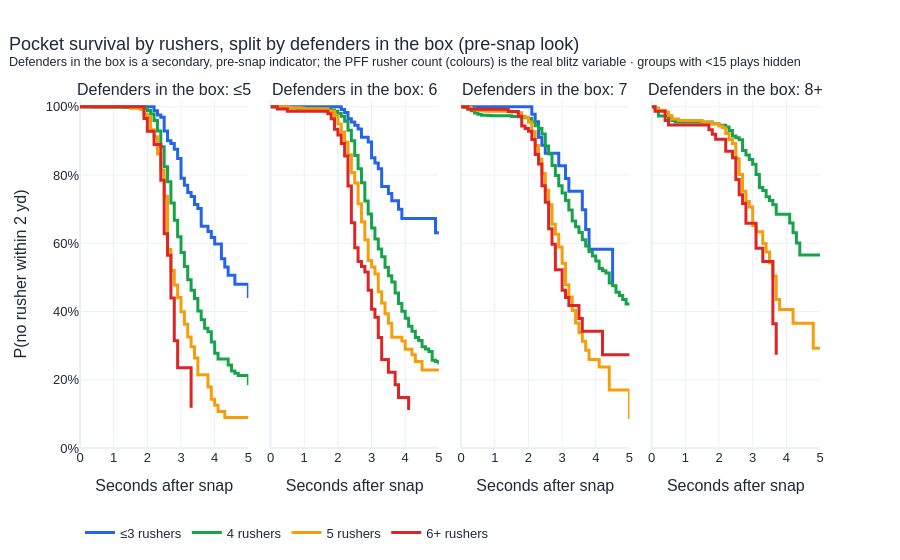
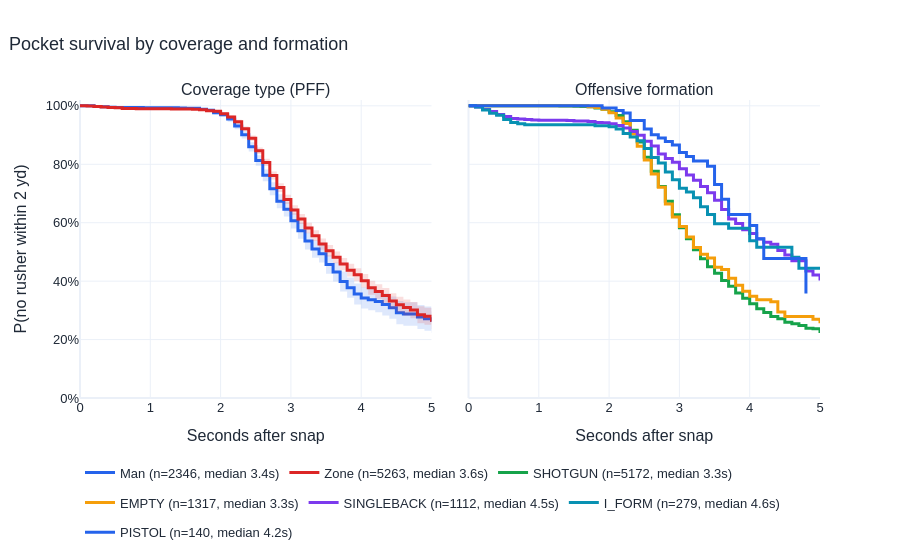

Write notebook code for charts like these, in order.
### Code cell
out["figures"]["km_box_small_multiples"].show()
out["figures"]["km_coverage_formation"].show()

### Figure 1 — Plotly figure (JSON) as saved in the notebook; plotly's stock layout.template omitted (floating-point values rounded to 4 significant figures)
{"data": [{"hovertemplate": "%{x:.1f}s: %{y:.0%} of pockets still clean<extra>≤3 rushers</extra>", "legendgroup": "≤3 rushers", "line": {"color": "#2563eb", "shape": "hv", "width": 3}, "mode": "lines", "name": "≤3 rushers", "showlegend": true, "type": "scatter", "x": [0.0, 2.2, 2.3, 2.4, 2.5, 2.6, 2.7, 2.8, 2.9, 3.0, 3.1, 3.2, 3.3, 3.4, 3.5, 3.6, 3.8, 3.9, 4.0, 4.2, 4.3, 4.4, 4.6, 5.0], "xaxis": "x", "y": [1.0, 0.9884, 0.9761, 0.9697, 0.9293, 0.9003, 0.8924, 0.8759, 0.8485, 0.7907, 0.7704, 0.7487, 0.7373, 0.7139, 0.7016, 0.6496, 0.6345, 0.6169, 0.5976, 0.5549, 0.5308, 0.5067, 0.48, 0.44], "yaxis": "y"}, {"hovertemplate": "%{x:.1f}s: %{y:.0%} of pockets still clean<extra>4 rushers</extra>", "legendgroup": "4 rushers", "line": {"color": "#16a34a", "shape": "hv", "width": 3}, "mode": "lines", "name": "4 rushers", "showlegend": true, "type": "scatter", "x": [0.0, 0.4, 1.3, 1.7, 1.8, 1.9, 2.0, 2.1, 2.2, 2.3, 2.4, 2.5, 2.6, 2.7, 2.8, 2.9, 3.0, 3.1, 3.2, 3.3, 3.4, 3.5, 3.6, 3.7, 3.8, 3.9, 4.0, 4.1, 4.4, 4.5, 4.6, 4.7, 5.0, 5.2, 5.3, 6.1, 7.1, 7.3], "xaxis": "x", "y": [1.0, 0.9994, 0.9981, 0.9974, 0.9967, 0.9954, 0.9889, 0.9792, 0.9596, 0.9294, 0.8832, 0.8245, 0.7804, 0.7181, 0.6678, 0.6191, 0.573, 0.5318, 0.4929, 0.4622, 0.4384, 0.4017, 0.3762, 0.3509, 0.3405, 0.3106, 0.2779, 0.2605, 0.2432, 0.2254, 0.2191, 0.2128, 0.1883, 0.1797, 0.1703, 0.1532, 0.05108, 0.0], "yaxis": "y"}, {"hovertemplate": "%{x:.1f}s: %{y:.0%} of pockets still clean<extra>5 rushers</extra>", "legendgroup": "5 rushers", "line": {"color": "#f59e0b", "shape": "hv", "width": 3}, "mode": "lines", "name": "5 rushers", "showlegend": true, "type": "scatter", "x": [0.0, 1.5, 1.8, 1.9, 2.0, 2.1, 2.2, 2.3, 2.4, 2.5, 2.6, 2.7, 2.8, 2.9, 3.0, 3.1, 3.2, 3.3, 3.4, 3.5, 3.8, 3.9, 4.0, 4.1, 4.3, 5.4, 5.5], "xaxis": "x", "y": [1.0, 0.9961, 0.9919, 0.9789, 0.97, 0.9331, 0.9125, 0.8618, 0.8142, 0.7379, 0.5818, 0.5206, 0.4779, 0.4411, 0.3991, 0.3628, 0.3253, 0.297, 0.264, 0.2145, 0.1788, 0.143, 0.1251, 0.1073, 0.08938, 0.06703, 0.04469], "yaxis": "y"}, {"hovertemplate": "%{x:.1f}s: %{y:.0%} of pockets still clean<extra>6+ rushers</extra>", "legendgroup": "6+ rushers", "line": {"color": "#dc2626", "shape": "hv", "width": 3}, "mode": "lines", "name": "6+ rushers", "showlegend": true, "type": "scatter", "x": [0.0, 1.9, 2.0, 2.2, 2.4, 2.5, 2.6, 2.7, 2.8, 2.9, 3.3], "xaxis": "x", "y": [1.0, 0.9655, 0.9284, 0.8897, 0.785, 0.628, 0.5652, 0.4396, 0.314, 0.2355, 0.1178], "yaxis": "y"}, {"hovertemplate": "%{x:.1f}s: %{y:.0%} of pockets still clean<extra>≤3 rushers</extra>", "legendgroup": "≤3 rushers", "line": {"color": "#2563eb", "shape": "hv", "width": 3}, "mode": "lines", "name": "≤3 rushers", "showlegend": false, "type": "scatter", "x": [0.0, 2.1, 2.2, 2.3, 2.4, 2.5, 2.6, 2.7, 2.9, 3.0, 3.1, 3.2, 3.3, 3.5, 3.6, 3.8, 3.9, 4.9, 5.4], "xaxis": "x2", "y": [1.0, 0.9918, 0.9831, 0.9654, 0.9558, 0.9458, 0.9349, 0.9106, 0.8966, 0.851, 0.8353, 0.8186, 0.7663, 0.7461, 0.7248, 0.6998, 0.6729, 0.6309, 0.5888], "yaxis": "y2"}, {"hovertemplate": "%{x:.1f}s: %{y:.0%} of pockets still clean<extra>4 rushers</extra>", "legendgroup": "4 rushers", "line": {"color": "#16a34a", "shape": "hv", "width": 3}, "mode": "lines", "name": "4 rushers", "showlegend": false, "type": "scatter", "x": [0.0, 0.2, 0.3, 0.4, 0.5, 0.6, 0.7, 0.8, 1.4, 1.5, 1.6, 1.7, 1.8, 1.9, 2.0, 2.1, 2.2, 2.3, 2.4, 2.5, 2.6, 2.7, 2.8, 2.9, 3.0, 3.1, 3.2, 3.3, 3.4, 3.5, 3.6, 3.7, 3.8, 3.9, 4.0, 4.1, 4.2, 4.3, 4.4, 4.5, 4.6, 4.7, 4.8, 4.9, 5.0, 5.1, 5.4, 5.6, 5.7, 6.1, 6.9, 7.2], "xaxis": "x2", "y": [1.0, 0.9996, 0.9989, 0.9982, 0.9975, 0.9968, 0.9964, 0.996, 0.9957, 0.9953, 0.9942, 0.9935, 0.9909, 0.9871, 0.9804, 0.9722, 0.9576, 0.9312, 0.9004, 0.8573, 0.8187, 0.7772, 0.7243, 0.686, 0.6449, 0.6123, 0.583, 0.5605, 0.5297, 0.5051, 0.4866, 0.4541, 0.4237, 0.4011, 0.3801, 0.357, 0.3423, 0.3236, 0.3152, 0.2967, 0.29, 0.2831, 0.257, 0.2532, 0.2492, 0.2449, 0.2347, 0.222, 0.2143, 0.2024, 0.1687, 0.1125], "yaxis": "y2"}, {"hovertemplate": "%{x:.1f}s: %{y:.0%} of pockets still clean<extra>5 rushers</extra>", "legendgroup": "5 rushers", "line": {"color": "#f59e0b", "shape": "hv", "width": 3}, "mode": "lines", "name": "5 rushers", "showlegend": false, "type": "scatter", "x": [0.0, 0.5, 0.6, 0.9, 1.0, 1.7, 1.8, 1.9, 2.0, 2.1, 2.2, 2.3, 2.4, 2.5, 2.6, 2.7, 2.8, 2.9, 3.0, 3.1, 3.2, 3.3, 3.4, 3.5, 3.6, 3.9, 4.0, 4.2, 4.3, 4.5, 5.8, 7.9], "xaxis": "x2", "y": [1.0, 0.9986, 0.9971, 0.9957, 0.9942, 0.9883, 0.9867, 0.9739, 0.9499, 0.9265, 0.8959, 0.8595, 0.8073, 0.7767, 0.716, 0.6628, 0.6102, 0.5495, 0.5307, 0.5099, 0.458, 0.4249, 0.3932, 0.3656, 0.325, 0.3134, 0.2893, 0.2732, 0.2537, 0.2283, 0.1522, 0.0], "yaxis": "y2"}, {"hovertemplate": "%{x:.1f}s: %{y:.0%} of pockets still clean<extra>6+ rushers</extra>", "legendgroup": "6+ rushers", "line": {"color": "#dc2626", "shape": "hv", "width": 3}, "mode": "lines", "name": "6+ rushers", "showlegend": false, "type": "scatter", "x": [0.0, 0.2, 0.5, 1.7, 1.8, 1.9, 2.0, 2.1, 2.2, 2.3, 2.4, 2.5, 2.6, 2.7, 2.8, 2.9, 3.0, 3.1, 3.2, 3.3, 3.5, 3.7, 3.8, 4.1], "xaxis": "x2", "y": [1.0, 0.9935, 0.9869, 0.98, 0.9651, 0.9339, 0.9174, 0.8922, 0.8557, 0.7682, 0.66, 0.5867, 0.5467, 0.5323, 0.5157, 0.4623, 0.4068, 0.3829, 0.324, 0.2592, 0.2222, 0.1851, 0.1481, 0.1111], "yaxis": "y2"}, {"hovertemplate": "%{x:.1f}s: %{y:.0%} of pockets still clean<extra>≤3 rushers</extra>", "legendgroup": "≤3 rushers", "line": {"color": "#2563eb", "shape": "hv", "width": 3}, "mode": "lines", "name": "≤3 rushers", "showlegend": false, "type": "scatter", "x": [0.0, 2.1, 2.2, 2.3, 2.4, 2.5, 2.9, 3.1, 3.2, 3.6, 3.7, 3.8, 4.5], "xaxis": "x3", "y": [1.0, 0.9783, 0.9565, 0.911, 0.8876, 0.8636, 0.8276, 0.79, 0.7524, 0.6987, 0.6404, 0.5822, 0.4852], "yaxis": "y3"}, {"hovertemplate": "%{x:.1f}s: %{y:.0%} of pockets still clean<extra>4 rushers</extra>", "legendgroup": "4 rushers", "line": {"color": "#16a34a", "shape": "hv", "width": 3}, "mode": "lines", "name": "4 rushers", "showlegend": false, "type": "scatter", "x": [0.0, 0.1, 0.2, 0.3, 0.4, 0.5, 0.6, 0.8, 0.9, 1.5, 1.7, 1.8, 1.9, 2.0, 2.1, 2.2, 2.3, 2.4, 2.5, 2.6, 2.7, 2.8, 2.9, 3.0, 3.1, 3.2, 3.3, 3.4, 3.5, 3.6, 3.7, 3.8, 3.9, 4.0, 4.1, 4.2, 4.3, 4.4, 4.5, 4.6, 4.7, 4.8, 4.9, 5.1, 5.3, 5.4, 5.5, 5.8, 5.9, 6.5, 6.6, 7.8, 8.9], "xaxis": "x3", "y": [1.0, 0.9981, 0.9953, 0.9887, 0.9821, 0.9783, 0.9755, 0.9746, 0.9736, 0.9717, 0.9708, 0.9698, 0.9679, 0.9658, 0.9552, 0.9443, 0.9362, 0.9205, 0.8853, 0.8615, 0.8278, 0.7984, 0.7688, 0.7472, 0.7256, 0.6979, 0.6652, 0.6484, 0.6319, 0.6102, 0.592, 0.5761, 0.5628, 0.548, 0.5258, 0.5196, 0.5129, 0.4836, 0.4754, 0.4568, 0.4468, 0.4354, 0.4222, 0.4071, 0.3701, 0.3506, 0.33, 0.308, 0.2823, 0.2117, 0.1765, 0.08823, 0.0], "yaxis": "y3"}, {"hovertemplate": "%{x:.1f}s: %{y:.0%} of pockets still clean<extra>5 rushers</extra>", "legendgroup": "5 rushers", "line": {"color": "#f59e0b", "shape": "hv", "width": 3}, "mode": "lines", "name": "5 rushers", "showlegend": false, "type": "scatter", "x": [0.0, 0.2, 0.3, 0.4, 0.5, 0.7, 1.5, 1.7, 1.8, 1.9, 2.0, 2.1, 2.2, 2.3, 2.4, 2.5, 2.6, 2.7, 2.8, 2.9, 3.0, 3.1, 3.2, 3.3, 3.4, 3.5, 3.6, 3.7, 3.8, 4.1, 4.4, 5.0], "xaxis": "x3", "y": [1.0, 0.9979, 0.9936, 0.9914, 0.9893, 0.9872, 0.985, 0.9828, 0.9716, 0.9693, 0.9549, 0.9268, 0.8865, 0.8465, 0.8046, 0.7558, 0.713, 0.6561, 0.6265, 0.5893, 0.5416, 0.4788, 0.4429, 0.4033, 0.3666, 0.3377, 0.3127, 0.2866, 0.2593, 0.2377, 0.1698, 0.08489], "yaxis": "y3"}, {"hovertemplate": "%{x:.1f}s: %{y:.0%} of pockets still clean<extra>6+ rushers</extra>", "legendgroup": "6+ rushers", "line": {"color": "#dc2626", "shape": "hv", "width": 3}, "mode": "lines", "name": "6+ rushers", "showlegend": false, "type": "scatter", "x": [0.0, 0.2, 1.4, 1.7, 1.8, 1.9, 2.0, 2.1, 2.2, 2.3, 2.4, 2.5, 2.6, 2.7, 2.8, 3.0, 3.1, 3.2, 3.5, 3.6, 4.2, 5.4], "xaxis": "x3", "y": [1.0, 0.9932, 0.9863, 0.9724, 0.9438, 0.9364, 0.9287, 0.9045, 0.8601, 0.8321, 0.7689, 0.7201, 0.6429, 0.597, 0.5224, 0.4621, 0.4411, 0.4179, 0.3799, 0.3419, 0.2735, 0.1368], "yaxis": "y3"}, {"hovertemplate": "%{x:.1f}s: %{y:.0%} of pockets still clean<extra>4 rushers</extra>", "legendgroup": "4 rushers", "line": {"color": "#16a34a", "shape": "hv", "width": 3}, "mode": "lines", "name": "4 rushers", "showlegend": false, "type": "scatter", "x": [0.0, 0.1, 0.2, 0.5, 0.6, 0.7, 1.8, 2.0, 2.2, 2.3, 2.4, 2.5, 2.6, 2.7, 2.8, 2.9, 3.0, 3.1, 3.2, 3.3, 3.4, 3.5, 3.6, 3.7, 4.1, 4.2, 4.3, 4.4, 6.7], "xaxis": "x4", "y": [1.0, 0.9955, 0.9731, 0.9686, 0.9596, 0.9552, 0.9505, 0.9457, 0.9407, 0.9306, 0.9146, 0.9091, 0.9032, 0.8721, 0.8591, 0.8456, 0.8319, 0.8019, 0.7633, 0.755, 0.7368, 0.7256, 0.7131, 0.6851, 0.6597, 0.6311, 0.601, 0.5657, 0.0], "yaxis": "y4"}, {"hovertemplate": "%{x:.1f}s: %{y:.0%} of pockets still clean<extra>5 rushers</extra>", "legendgroup": "5 rushers", "line": {"color": "#f59e0b", "shape": "hv", "width": 3}, "mode": "lines", "name": "5 rushers", "showlegend": false, "type": "scatter", "x": [0.0, 0.1, 0.2, 0.4, 0.5, 0.6, 0.8, 1.5, 1.8, 2.0, 2.1, 2.2, 2.3, 2.4, 2.5, 2.6, 2.7, 2.8, 2.9, 3.0, 3.1, 3.3, 3.4, 3.5, 3.6, 3.7, 3.8, 4.2, 4.8, 5.5], "xaxis": "x4", "y": [1.0, 0.9949, 0.9899, 0.9848, 0.9747, 0.9646, 0.9596, 0.9545, 0.9494, 0.944, 0.9385, 0.9215, 0.9041, 0.8923, 0.8477, 0.8013, 0.7526, 0.7225, 0.7066, 0.6522, 0.6336, 0.5996, 0.5747, 0.5427, 0.504, 0.4352, 0.4062, 0.3656, 0.2925, 0.195], "yaxis": "y4"}, {"hovertemplate": "%{x:.1f}s: %{y:.0%} of pockets still clean<extra>6+ rushers</extra>", "legendgroup": "6+ rushers", "line": {"color": "#dc2626", "shape": "hv", "width": 3}, "mode": "lines", "name": "6+ rushers", "showlegend": false, "type": "scatter", "x": [0.0, 0.1, 0.4, 0.5, 1.7, 1.8, 1.9, 2.2, 2.4, 2.5, 2.6, 2.7, 2.8, 3.1, 3.3, 3.6, 3.7], "xaxis": "x4", "y": [1.0, 0.9867, 0.96, 0.9467, 0.9331, 0.9194, 0.9048, 0.87, 0.8507, 0.7869, 0.7419, 0.7163, 0.659, 0.5858, 0.5468, 0.3645, 0.2734], "yaxis": "y4"}], "layout": {"annotations": [{"font": {"size": 16}, "showarrow": false, "text": "Defenders in the box: ≤5", "x": 0.1138, "xanchor": "center", "xref": "paper", "y": 1.0, "yanchor": "bottom", "yref": "paper"}, {"font": {"size": 16}, "showarrow": false, "text": "Defenders in the box: 6", "x": 0.3712, "xanchor": "center", "xref": "paper", "y": 1.0, "yanchor": "bottom", "yref": "paper"}, {"font": {"size": 16}, "showarrow": false, "text": "Defenders in the box: 7", "x": 0.6288, "xanchor": "center", "xref": "paper", "y": 1.0, "yanchor": "bottom", "yref": "paper"}, {"font": {"size": 16}, "showarrow": false, "text": "Defenders in the box: 8+", "x": 0.8862, "xanchor": "center", "xref": "paper", "y": 1.0, "yanchor": "bottom", "yref": "paper"}], "font": {"color": "#1f2937", "family": "Arial, sans-serif", "size": 13}, "legend": {"orientation": "h", "y": -0.2}, "title": {"font": {"size": 18}, "text": "Pocket survival by rushers, split by defenders in the box (pre-snap look)<br><sup>Defenders in the box is a secondary, pre-snap indicator; the PFF rusher count (colours) is the real blitz variable · groups with <15 plays hidden</sup>", "x": 0.01}, "xaxis": {"anchor": "y", "domain": [0.0, 0.2275], "dtick": 1, "range": [0, 5], "title": {"text": "Seconds after snap"}}, "xaxis2": {"anchor": "y2", "domain": [0.2575, 0.485], "dtick": 1, "range": [0, 5], "title": {"text": "Seconds after snap"}}, "xaxis3": {"anchor": "y3", "domain": [0.515, 0.7425], "dtick": 1, "range": [0, 5], "title": {"text": "Seconds after snap"}}, "xaxis4": {"anchor": "y4", "domain": [0.7725, 1.0], "dtick": 1, "range": [0, 5], "title": {"text": "Seconds after snap"}}, "yaxis": {"anchor": "x", "domain": [0.0, 1.0], "range": [0, 1.02], "tickformat": ".0%", "title": {"text": "P(no rusher within 2 yd)"}}, "yaxis2": {"anchor": "x2", "domain": [0.0, 1.0], "matches": "y", "range": [0, 1.02], "showticklabels": false, "tickformat": ".0%"}, "yaxis3": {"anchor": "x3", "domain": [0.0, 1.0], "matches": "y", "range": [0, 1.02], "showticklabels": false, "tickformat": ".0%"}, "yaxis4": {"anchor": "x4", "domain": [0.0, 1.0], "matches": "y", "range": [0, 1.02], "showticklabels": false, "tickformat": ".0%"}}}

### Figure 2 — Plotly figure (JSON) as saved in the notebook; plotly's stock layout.template omitted (floating-point values rounded to 4 significant figures)
{"data": [{"hoverinfo": "skip", "legendgroup": "Man", "line": {"shape": "hv", "width": 0}, "mode": "lines", "showlegend": false, "type": "scatter", "x": [0.0, 0.2, 0.3, 0.4, 0.5, 0.9, 1.0, 1.4, 1.5, 1.7, 1.8, 1.9, 2.0, 2.1, 2.2, 2.3, 2.4, 2.5, 2.6, 2.7, 2.8, 2.9, 3.0, 3.1, 3.2, 3.3, 3.4, 3.5, 3.6, 3.7, 3.8, 3.9, 4.0, 4.1, 4.2, 4.3, 4.4, 4.5, 4.6, 4.8, 4.9, 5.0, 5.1, 5.3, 5.4, 5.5, 5.6, 5.9, 6.5], "xaxis": "x", "y": [1.0, 0.9997, 0.9992, 0.9981, 0.9971, 0.9968, 0.9965, 0.9962, 0.9952, 0.9928, 0.9902, 0.9828, 0.9766, 0.9634, 0.9416, 0.9145, 0.8754, 0.8309, 0.7825, 0.7385, 0.6972, 0.6709, 0.6327, 0.6, 0.5656, 0.5395, 0.5236, 0.4887, 0.464, 0.4328, 0.4128, 0.3918, 0.3789, 0.3733, 0.3672, 0.3575, 0.3475, 0.3317, 0.3275, 0.3183, 0.3133, 0.3082, 0.3028, 0.291, 0.279, 0.2661, 0.2593, 0.2502, 0.2388], "yaxis": "y"}, {"fill": "tonexty", "fillcolor": "rgba(37,99,235,0.15)", "hoverinfo": "skip", "legendgroup": "Man", "line": {"shape": "hv", "width": 0}, "mode": "lines", "showlegend": false, "type": "scatter", "x": [0.0, 0.2, 0.3, 0.4, 0.5, 0.9, 1.0, 1.4, 1.5, 1.7, 1.8, 1.9, 2.0, 2.1, 2.2, 2.3, 2.4, 2.5, 2.6, 2.7, 2.8, 2.9, 3.0, 3.1, 3.2, 3.3, 3.4, 3.5, 3.6, 3.7, 3.8, 3.9, 4.0, 4.1, 4.2, 4.3, 4.4, 4.5, 4.6, 4.8, 4.9, 5.0, 5.1, 5.3, 5.4, 5.5, 5.6, 5.9, 6.5], "xaxis": "x", "y": [1.0, 0.996, 0.9948, 0.9925, 0.9909, 0.9904, 0.9898, 0.9893, 0.9877, 0.9841, 0.9804, 0.9703, 0.9623, 0.9458, 0.9196, 0.8882, 0.844, 0.7946, 0.7417, 0.6941, 0.6496, 0.6213, 0.5804, 0.5453, 0.5084, 0.4805, 0.4634, 0.4253, 0.3983, 0.3643, 0.3427, 0.3202, 0.3063, 0.3, 0.2932, 0.2822, 0.2709, 0.2523, 0.2473, 0.2363, 0.23, 0.2236, 0.2169, 0.2019, 0.1874, 0.172, 0.1641, 0.1498, 0.104], "yaxis": "y"}, {"hovertemplate": "%{x:.1f}s: %{y:.0%} of pockets still clean<extra>Man</extra>", "legendgroup": "Man", "line": {"color": "#2563eb", "shape": "hv", "width": 3}, "mode": "lines", "name": "Man (n=2346, median 3.4s)", "showlegend": true, "type": "scatter", "x": [0.0, 0.2, 0.3, 0.4, 0.5, 0.9, 1.0, 1.4, 1.5, 1.7, 1.8, 1.9, 2.0, 2.1, 2.2, 2.3, 2.4, 2.5, 2.6, 2.7, 2.8, 2.9, 3.0, 3.1, 3.2, 3.3, 3.4, 3.5, 3.6, 3.7, 3.8, 3.9, 4.0, 4.1, 4.2, 4.3, 4.4, 4.5, 4.6, 4.8, 4.9, 5.0, 5.1, 5.3, 5.4, 5.5, 5.6, 5.9, 6.5], "xaxis": "x", "y": [1.0, 0.9979, 0.997, 0.9953, 0.994, 0.9936, 0.9932, 0.9928, 0.9915, 0.9884, 0.9853, 0.9766, 0.9695, 0.9546, 0.9306, 0.9014, 0.8597, 0.8127, 0.7621, 0.7163, 0.6734, 0.6461, 0.6065, 0.5727, 0.537, 0.51, 0.4935, 0.457, 0.4312, 0.3985, 0.3778, 0.356, 0.3426, 0.3367, 0.3302, 0.3199, 0.3092, 0.292, 0.2874, 0.2773, 0.2716, 0.2659, 0.2598, 0.2465, 0.2332, 0.219, 0.2117, 0.2, 0.1714], "yaxis": "y"}, {"hoverinfo": "skip", "legendgroup": "Zone", "line": {"shape": "hv", "width": 0}, "mode": "lines", "showlegend": false, "type": "scatter", "x": [0.0, 0.1, 0.2, 0.3, 0.4, 0.5, 0.6, 0.7, 0.8, 0.9, 1.3, 1.4, 1.5, 1.6, 1.7, 1.8, 1.9, 2.0, 2.1, 2.2, 2.3, 2.4, 2.5, 2.6, 2.7, 2.8, 2.9, 3.0, 3.1, 3.2, 3.3, 3.4, 3.5, 3.6, 3.7, 3.8, 3.9, 4.0, 4.1, 4.2, 4.3, 4.4, 4.5, 4.6, 4.7, 4.8, 4.9, 5.0, 5.1, 5.2, 5.3, 5.4, 5.5, 5.6, 5.7, 5.8, 6.1, 6.6, 6.9, 7.1, 7.2, 7.9, 8.9], "xaxis": "x", "y": [1.0, 1.0, 0.9993, 0.998, 0.9966, 0.9954, 0.9938, 0.9933, 0.9928, 0.9926, 0.9923, 0.9921, 0.9916, 0.9911, 0.9899, 0.987, 0.9848, 0.9777, 0.9676, 0.9521, 0.9295, 0.8989, 0.8572, 0.8187, 0.775, 0.7349, 0.6953, 0.66, 0.6296, 0.6, 0.574, 0.5459, 0.5238, 0.5018, 0.4796, 0.4595, 0.4445, 0.4247, 0.4015, 0.3895, 0.3761, 0.3585, 0.3466, 0.337, 0.329, 0.3138, 0.3091, 0.2966, 0.2939, 0.291, 0.2879, 0.2751, 0.2717, 0.268, 0.2638, 0.2545, 0.249, 0.2418, 0.2328, 0.2029, 0.1824, 0.1558, 0.0], "yaxis": "y"}, {"fill": "tonexty", "fillcolor": "rgba(220,38,38,0.15)", "hoverinfo": "skip", "legendgroup": "Zone", "line": {"shape": "hv", "width": 0}, "mode": "lines", "showlegend": false, "type": "scatter", "x": [0.0, 0.1, 0.2, 0.3, 0.4, 0.5, 0.6, 0.7, 0.8, 0.9, 1.3, 1.4, 1.5, 1.6, 1.7, 1.8, 1.9, 2.0, 2.1, 2.2, 2.3, 2.4, 2.5, 2.6, 2.7, 2.8, 2.9, 3.0, 3.1, 3.2, 3.3, 3.4, 3.5, 3.6, 3.7, 3.8, 3.9, 4.0, 4.1, 4.2, 4.3, 4.4, 4.5, 4.6, 4.7, 4.8, 4.9, 5.0, 5.1, 5.2, 5.3, 5.4, 5.5, 5.6, 5.7, 5.8, 6.1, 6.6, 6.9, 7.1, 7.2, 7.9, 8.9], "xaxis": "x", "y": [1.0, 0.9988, 0.9969, 0.9948, 0.9927, 0.9909, 0.9887, 0.9881, 0.9874, 0.9872, 0.9868, 0.9866, 0.9859, 0.9853, 0.9838, 0.9801, 0.9774, 0.9688, 0.9569, 0.9391, 0.9138, 0.8801, 0.8351, 0.7939, 0.7476, 0.7055, 0.664, 0.627, 0.5953, 0.5642, 0.5371, 0.5076, 0.4842, 0.461, 0.4373, 0.4158, 0.3997, 0.3781, 0.353, 0.3399, 0.3251, 0.3058, 0.2926, 0.2819, 0.273, 0.2558, 0.2505, 0.2363, 0.2332, 0.2298, 0.2262, 0.2108, 0.2067, 0.2021, 0.1967, 0.1841, 0.1758, 0.1581, 0.1308, 0.06971, 0.0448, 0.01458, 0.0], "yaxis": "y"}, {"hovertemplate": "%{x:.1f}s: %{y:.0%} of pockets still clean<extra>Zone</extra>", "legendgroup": "Zone", "line": {"color": "#dc2626", "shape": "hv", "width": 3}, "mode": "lines", "name": "Zone (n=5263, median 3.6s)", "showlegend": true, "type": "scatter", "x": [0.0, 0.1, 0.2, 0.3, 0.4, 0.5, 0.6, 0.7, 0.8, 0.9, 1.3, 1.4, 1.5, 1.6, 1.7, 1.8, 1.9, 2.0, 2.1, 2.2, 2.3, 2.4, 2.5, 2.6, 2.7, 2.8, 2.9, 3.0, 3.1, 3.2, 3.3, 3.4, 3.5, 3.6, 3.7, 3.8, 3.9, 4.0, 4.1, 4.2, 4.3, 4.4, 4.5, 4.6, 4.7, 4.8, 4.9, 5.0, 5.1, 5.2, 5.3, 5.4, 5.5, 5.6, 5.7, 5.8, 6.1, 6.6, 6.9, 7.1, 7.2, 7.9, 8.9], "xaxis": "x", "y": [1.0, 0.9994, 0.9981, 0.9964, 0.9947, 0.9932, 0.9913, 0.9907, 0.9901, 0.9899, 0.9895, 0.9894, 0.9888, 0.9882, 0.9869, 0.9835, 0.9811, 0.9732, 0.9622, 0.9456, 0.9217, 0.8895, 0.8461, 0.8063, 0.7613, 0.7202, 0.6797, 0.6435, 0.6124, 0.5821, 0.5555, 0.5268, 0.504, 0.4814, 0.4585, 0.4377, 0.4221, 0.4014, 0.3773, 0.3647, 0.3506, 0.3322, 0.3196, 0.3095, 0.301, 0.2848, 0.2798, 0.2665, 0.2636, 0.2604, 0.2571, 0.243, 0.2392, 0.2351, 0.2303, 0.2193, 0.2124, 0.1999, 0.1818, 0.1363, 0.1136, 0.0852, 0.0], "yaxis": "y"}, {"hovertemplate": "%{x:.1f}s: %{y:.0%} of pockets still clean<extra>SHOTGUN</extra>", "legendgroup": "SHOTGUN", "line": {"color": "#16a34a", "shape": "hv", "width": 3}, "mode": "lines", "name": "SHOTGUN (n=5172, median 3.3s)", "showlegend": true, "type": "scatter", "x": [0.0, 1.3, 1.4, 1.5, 1.6, 1.7, 1.8, 1.9, 2.0, 2.1, 2.2, 2.3, 2.4, 2.5, 2.6, 2.7, 2.8, 2.9, 3.0, 3.1, 3.2, 3.3, 3.4, 3.5, 3.6, 3.7, 3.8, 3.9, 4.0, 4.1, 4.2, 4.3, 4.4, 4.5, 4.6, 4.7, 4.8, 4.9, 5.0, 5.2, 5.3, 5.4, 5.5, 5.6, 5.7, 5.9, 6.5, 6.6, 6.7, 6.9, 7.1, 7.2, 7.8, 8.9], "xaxis": "x2", "y": [1.0, 0.9996, 0.9994, 0.9986, 0.9981, 0.9965, 0.9929, 0.988, 0.9798, 0.9671, 0.9455, 0.9165, 0.8759, 0.8241, 0.7757, 0.7236, 0.6731, 0.6274, 0.5829, 0.5455, 0.5075, 0.4763, 0.449, 0.4268, 0.4024, 0.3826, 0.3597, 0.341, 0.3228, 0.3057, 0.2928, 0.2789, 0.2716, 0.2589, 0.2538, 0.2485, 0.2388, 0.2366, 0.2277, 0.2251, 0.2198, 0.2143, 0.2114, 0.2052, 0.2015, 0.1971, 0.1881, 0.1782, 0.1683, 0.1563, 0.1279, 0.1137, 0.09093, 0.06062], "yaxis": "y2"}, {"hovertemplate": "%{x:.1f}s: %{y:.0%} of pockets still clean<extra>EMPTY</extra>", "legendgroup": "EMPTY", "line": {"color": "#f59e0b", "shape": "hv", "width": 3}, "mode": "lines", "name": "EMPTY (n=1317, median 3.3s)", "showlegend": true, "type": "scatter", "x": [0.0, 1.7, 1.8, 1.9, 2.0, 2.1, 2.2, 2.3, 2.4, 2.5, 2.6, 2.7, 2.8, 2.9, 3.0, 3.1, 3.2, 3.3, 3.4, 3.5, 3.6, 3.7, 3.8, 3.9, 4.0, 4.1, 4.3, 4.4, 4.5, 4.9, 5.0, 5.4, 6.1, 7.3, 7.9], "xaxis": "x2", "y": [1.0, 0.9968, 0.9943, 0.9883, 0.9763, 0.9585, 0.9395, 0.9036, 0.862, 0.8148, 0.7665, 0.7212, 0.6643, 0.6191, 0.5869, 0.5506, 0.5156, 0.492, 0.479, 0.4473, 0.4396, 0.4095, 0.3862, 0.365, 0.3482, 0.3362, 0.3296, 0.2945, 0.2786, 0.2699, 0.2609, 0.2485, 0.2033, 0.1525, 0.07624], "yaxis": "y2"}, {"hovertemplate": "%{x:.1f}s: %{y:.0%} of pockets still clean<extra>SINGLEBACK</extra>", "legendgroup": "SINGLEBACK", "line": {"color": "#7c3aed", "shape": "hv", "width": 3}, "mode": "lines", "name": "SINGLEBACK (n=1112, median 4.5s)", "showlegend": true, "type": "scatter", "x": [0.0, 0.1, 0.2, 0.3, 0.4, 0.5, 0.6, 0.7, 0.8, 0.9, 1.0, 1.4, 1.5, 1.7, 1.8, 1.9, 2.0, 2.1, 2.2, 2.3, 2.4, 2.5, 2.6, 2.7, 2.8, 2.9, 3.0, 3.1, 3.2, 3.3, 3.4, 3.5, 3.6, 3.7, 3.8, 3.9, 4.0, 4.1, 4.2, 4.3, 4.4, 4.5, 4.6, 4.8, 4.9, 5.0, 5.1, 5.4, 5.5, 5.8, 6.5], "xaxis": "x2", "y": [1.0, 0.9964, 0.9874, 0.9802, 0.9703, 0.9631, 0.9568, 0.955, 0.9532, 0.9514, 0.9505, 0.9496, 0.9478, 0.946, 0.9433, 0.9424, 0.9386, 0.9329, 0.9242, 0.9123, 0.8991, 0.879, 0.8625, 0.8351, 0.8197, 0.8071, 0.7846, 0.7636, 0.7455, 0.724, 0.7023, 0.6767, 0.6452, 0.6125, 0.597, 0.5756, 0.5634, 0.5443, 0.533, 0.5264, 0.5051, 0.4893, 0.4697, 0.4345, 0.4213, 0.4077, 0.3751, 0.341, 0.3031, 0.2565, 0.1924], "yaxis": "y2"}, {"hovertemplate": "%{x:.1f}s: %{y:.0%} of pockets still clean<extra>I_FORM</extra>", "legendgroup": "I_FORM", "line": {"color": "#0891b2", "shape": "hv", "width": 3}, "mode": "lines", "name": "I_FORM (n=279, median 4.6s)", "showlegend": true, "type": "scatter", "x": [0.0, 0.1, 0.2, 0.3, 0.4, 0.5, 0.6, 0.7, 0.8, 1.8, 2.0, 2.1, 2.2, 2.3, 2.4, 2.5, 2.6, 2.7, 2.8, 2.9, 3.0, 3.1, 3.2, 3.3, 3.4, 3.5, 3.7, 4.0, 4.1, 4.6, 4.7, 5.3, 5.4], "xaxis": "x2", "y": [1.0, 0.9964, 0.9857, 0.9749, 0.9677, 0.9534, 0.9427, 0.9391, 0.9355, 0.9319, 0.9282, 0.9206, 0.9052, 0.8931, 0.8808, 0.8544, 0.8229, 0.804, 0.7734, 0.7468, 0.7178, 0.7055, 0.6851, 0.6547, 0.6281, 0.5967, 0.5814, 0.5383, 0.5159, 0.4815, 0.4445, 0.3556, 0.2667], "yaxis": "y2"}, {"hovertemplate": "%{x:.1f}s: %{y:.0%} of pockets still clean<extra>PISTOL</extra>", "legendgroup": "PISTOL", "line": {"color": "#2563eb", "shape": "hv", "width": 3}, "mode": "lines", "name": "PISTOL (n=140, median 4.2s)", "showlegend": true, "type": "scatter", "x": [0.0, 1.9, 2.1, 2.2, 2.3, 2.5, 2.6, 2.7, 2.8, 2.9, 3.0, 3.1, 3.2, 3.4, 3.5, 3.6, 3.7, 4.0, 4.1, 4.2, 4.8], "xaxis": "x2", "y": [1.0, 0.9924, 0.9842, 0.9757, 0.9496, 0.9208, 0.9008, 0.8901, 0.8784, 0.8658, 0.84, 0.8262, 0.8115, 0.793, 0.7304, 0.68, 0.6277, 0.5908, 0.5454, 0.4772, 0.3579], "yaxis": "y2"}], "layout": {"annotations": [{"font": {"size": 16}, "showarrow": false, "text": "Coverage type (PFF)", "x": 0.2375, "xanchor": "center", "xref": "paper", "y": 1.0, "yanchor": "bottom", "yref": "paper"}, {"font": {"size": 16}, "showarrow": false, "text": "Offensive formation", "x": 0.7625, "xanchor": "center", "xref": "paper", "y": 1.0, "yanchor": "bottom", "yref": "paper"}], "font": {"color": "#1f2937", "family": "Arial, sans-serif", "size": 13}, "legend": {"orientation": "h", "y": -0.2}, "title": {"font": {"size": 18}, "text": "Pocket survival by coverage and formation", "x": 0.01}, "xaxis": {"anchor": "y", "domain": [0.0, 0.475], "range": [0, 5], "title": {"text": "Seconds after snap"}}, "xaxis2": {"anchor": "y2", "domain": [0.525, 1.0], "range": [0, 5], "title": {"text": "Seconds after snap"}}, "yaxis": {"anchor": "x", "domain": [0.0, 1.0], "range": [0, 1.02], "tickformat": ".0%", "title": {"text": "P(no rusher within 2 yd)"}}, "yaxis2": {"anchor": "x2", "domain": [0.0, 1.0], "matches": "y", "range": [0, 1.02], "showticklabels": false, "tickformat": ".0%"}}}
